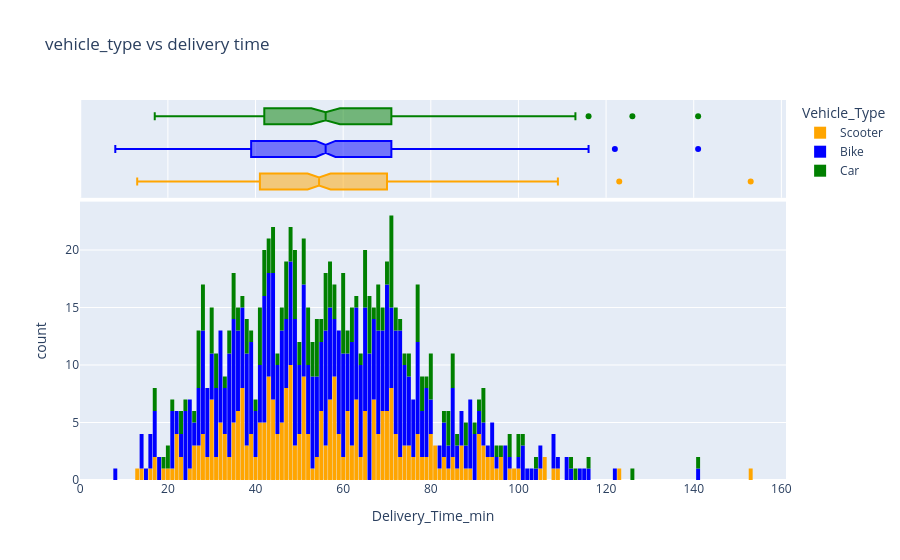

The notebook cell saved with this chart:
### Code cell
fig=px.histogram(ndf,x='Delivery_Time_min',marginal='box',color='Vehicle_Type',color_discrete_sequence=['orange','blue','green'],nbins=146, title='vehicle_type vs delivery time')
fig.update_layout(bargap=0.1)
fig.show()

### Figure 1 — Plotly figure (JSON) as saved in the notebook; plotly's stock layout.template omitted (floating-point values rounded to 4 significant figures; data arrays with more than 128 entries replaced by an {"elided": "..."} marker saying what was removed)
{"data": [{"bingroup": "x", "hovertemplate": "Vehicle_Type=Scooter<br>Delivery_Time_min=%{x}<br>count=%{y}<extra></extra>", "legendgroup": "Scooter", "marker": {"color": "orange", "pattern": {"shape": ""}}, "name": "Scooter", "nbinsx": 146, "orientation": "v", "showlegend": true, "type": "histogram", "x": {"elided": "302 int values"}, "xaxis": "x", "yaxis": "y"}, {"hovertemplate": "Vehicle_Type=Scooter<br>Delivery_Time_min=%{x}<extra></extra>", "legendgroup": "Scooter", "marker": {"color": "orange"}, "name": "Scooter", "notched": true, "showlegend": false, "type": "box", "x": {"elided": "302 int values"}, "xaxis": "x2", "yaxis": "y2"}, {"bingroup": "x", "hovertemplate": "Vehicle_Type=Bike<br>Delivery_Time_min=%{x}<br>count=%{y}<extra></extra>", "legendgroup": "Bike", "marker": {"color": "blue", "pattern": {"shape": ""}}, "name": "Bike", "nbinsx": 146, "orientation": "v", "showlegend": true, "type": "histogram", "x": {"elided": "503 int values"}, "xaxis": "x", "yaxis": "y"}, {"hovertemplate": "Vehicle_Type=Bike<br>Delivery_Time_min=%{x}<extra></extra>", "legendgroup": "Bike", "marker": {"color": "blue"}, "name": "Bike", "notched": true, "showlegend": false, "type": "box", "x": {"elided": "503 int values"}, "xaxis": "x2", "yaxis": "y2"}, {"bingroup": "x", "hovertemplate": "Vehicle_Type=Car<br>Delivery_Time_min=%{x}<br>count=%{y}<extra></extra>", "legendgroup": "Car", "marker": {"color": "green", "pattern": {"shape": ""}}, "name": "Car", "nbinsx": 146, "orientation": "v", "showlegend": true, "type": "histogram", "x": {"elided": "195 int values"}, "xaxis": "x", "yaxis": "y"}, {"hovertemplate": "Vehicle_Type=Car<br>Delivery_Time_min=%{x}<extra></extra>", "legendgroup": "Car", "marker": {"color": "green"}, "name": "Car", "notched": true, "showlegend": false, "type": "box", "x": {"elided": "195 int values"}, "xaxis": "x2", "yaxis": "y2"}], "layout": {"bargap": 0.1, "barmode": "relative", "legend": {"title": {"text": "Vehicle_Type"}, "tracegroupgap": 0}, "title": {"text": "vehicle_type vs delivery time"}, "xaxis": {"anchor": "y", "domain": [0, 1], "title": {"text": "Delivery_Time_min"}}, "xaxis2": {"anchor": "y2", "domain": [0, 1], "matches": "x", "showgrid": true, "showticklabels": false}, "yaxis": {"anchor": "x", "domain": [0, 0.7326], "title": {"text": "count"}}, "yaxis2": {"anchor": "x2", "domain": [0.7426, 1], "matches": "y2", "showgrid": false, "showline": false, "showticklabels": false, "ticks": ""}}}
